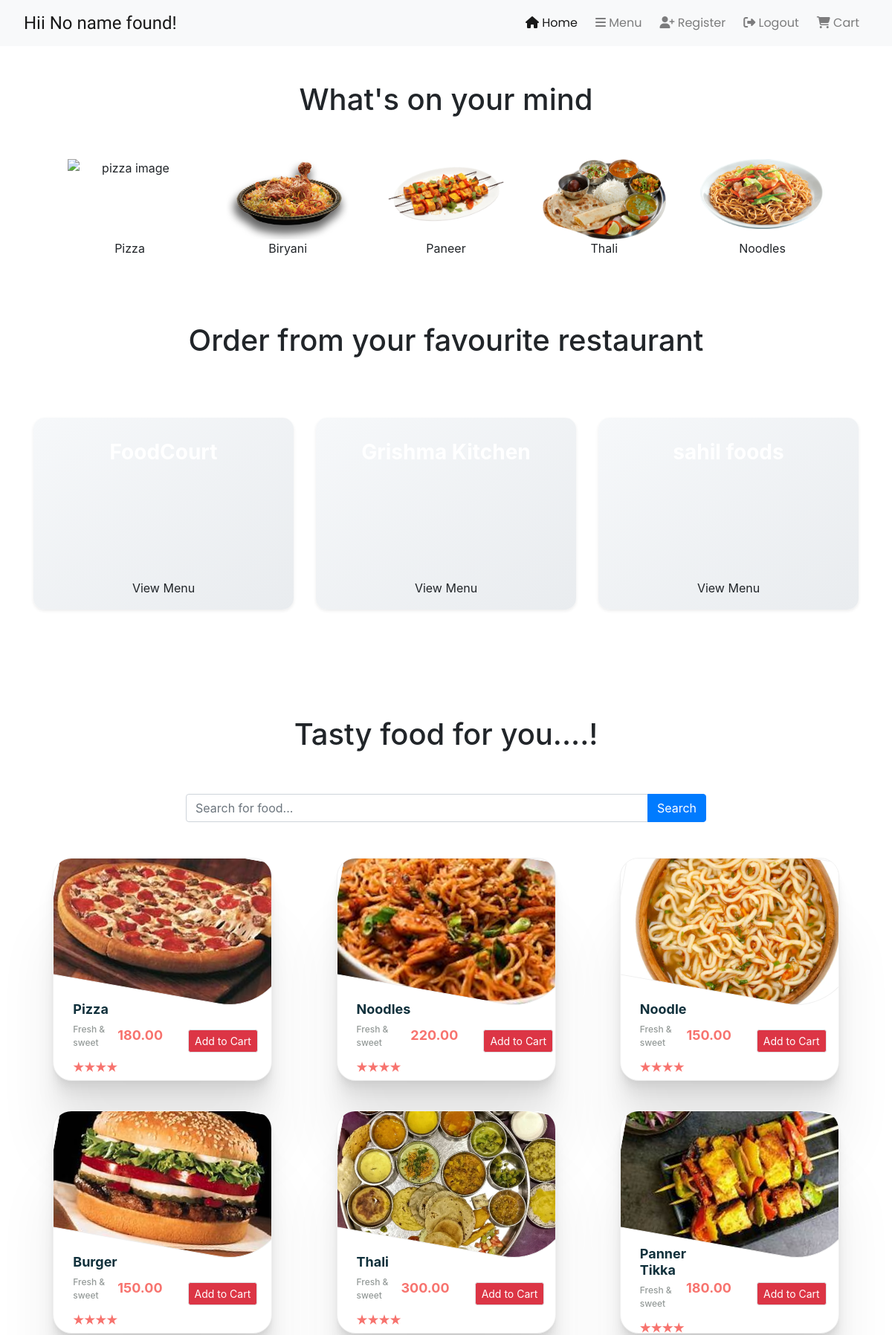
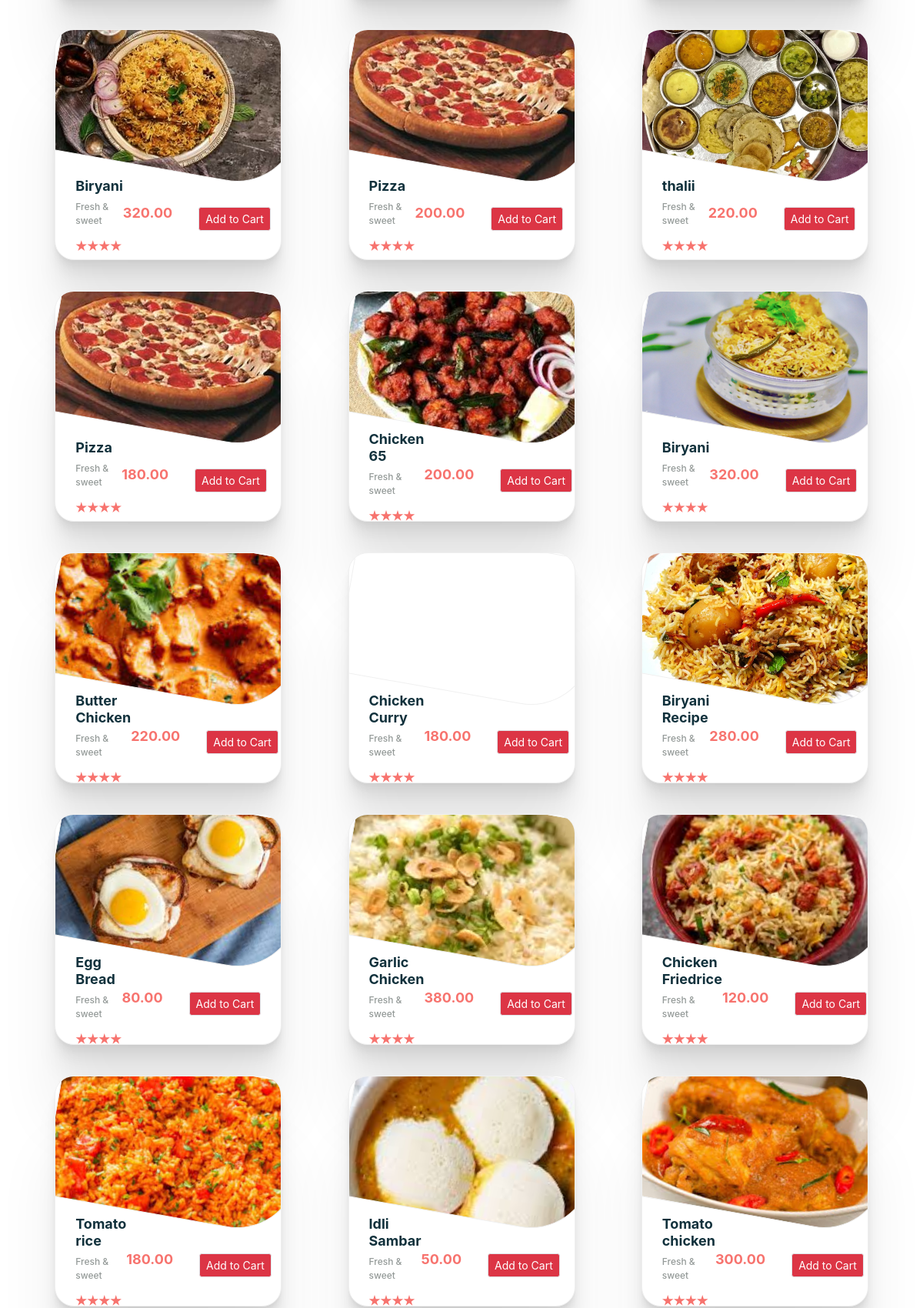
The app's page /menu/ (signed in, upper part) with its own data (2 pictures, top to bottom).
### restaurant/models.py (models this page shows)
class restaurantUser(CustomUser):
    restaurantName = models.CharField(max_length=50)
    address = models.TextField()
    restaurantContact = PhoneNumberField()

class foodItems(models.Model):
    name = models.CharField(max_length=255)
    price = models.DecimalField(max_digits=10, decimal_places=2)
    image = models.ImageField(upload_to='images/')
    restaurantName = models.CharField(max_length=50)

### menu/views.py (the view, shortened to what this page needs)
# urls.py: path('menu/',menuviews.menu,name = 'menu'),
@login_required
def menu(request):
    user = request.user
    query = request.GET.get('q')
    foods = foodItems.objects.all()
    if query:
        foods = foods.filter(Q(name__icontains=query))
    cartEmpty = True
    if hasattr(user, 'customeruser'):
        name = user.customeruser.name
    else:
        name = "No name found"
    if 'cart' not in request.session:
        request.session['cart'] = {}
    list_restaurant = restaurantUser.objects.all()
    return render(request, 'index1.html', {
        'name': name,
        'foodItems': foods,
        'cart': request.session.get('cart', {}),
        'Empty': cartEmpty,
        'restaurant_list': list_restaurant
    })

### menu/templates/index1.html (shortened to what this page needs)
<!DOCTYPE html>
<html>
{% load static %}
<head>
    <link href="https://cdn.jsdelivr.net/npm/bootstrap@5.3.3/dist/css/bootstrap.min.css" rel="stylesheet"
>
    <link rel="stylesheet" href="https://cdn.jsdelivr.net/npm/bootstrap-icons@1.11.1/font/bootstrap-icons.css"
>
    <link rel="stylesheet" href={% static 'style.css' %}>
</head>
<body>
    {% include "header.html" %}
    <div class="container text-center justify-content-center">
        <br>
        <br>
        <h1>What's on your mind</h1>
        <br>
        <br>
        <section id='hehe' class="d-flex justify-content-evenly flex-wrap">
            <div class="main_items">
                <img class="img-fluid" src={% static 'pizza.png' %} alt="pizza image">
                <p>Pizza</p>
            </div>
            <div class="main_items">
                <img class="img-fluid" src={% static 'biryani.png' %} alt="biryani image">
                <p>Biryani</p>
            </div>
            <div class="main_items">
                <img class="img-fluid" src={% static 'paneer.png' %} alt="paneer image">
                <p>Paneer</p>
            </div>
            <div class="main_items">
                <img class="img-fluid" src={% static 'thali.png' %} alt="thali image">
                <p>Thali</p>
            </div>
            <div class="main_items">
                <img class="img-fluid" src={% static 'noodle.png' %} alt="noodle image">
                <p>Noodles</p>
            </div>
        </section>
    </div>
    <div class="container-fluid text-center d-flex justify-content-center flex-wrap py-4 mt-5">
        <h1>Order from your favourite restaurant</h1>
    </div>
    <section class="justify-content-evenly">
        <div class="container my-5">
            <div class="row g-4">
                {% for restaurant in restaurant_list %}
                <div class="col-md-4">
                    <div class="restaurant-card shadow-sm">
                        <video class="restaurant-video" autoplay loop muted>
                            <source src="{% static 'video' %}{{ forloop.counter }}.mp4" type="video/mp4">
                        </video>
                        <div class="restaurant-card-body d-flex flex-row container-fluid justify-content-around align-content-around">
                            <h5 class="restaurant-card-title">{{restaurant.restaurantName}}</h5>
                        </div>
                        <div class="restaurant-card-footer">
                            <a href="#" class="btn w-100">View Menu</a>
                        </div>
                    </div>
                </div>
                {% endfor %}
            </div>
    </section>
    <br>
    <br>
    <div class="container-fluid text-center d-flex justify-content-center flex-wrap py-5">
        <h1>Tasty food for you....!</h1>
    </div>
    <form method="GET" action="{% url 'menu' %}" class="mb-5">
        <div class="input-group custom-search">
            <input type="text" name="q" placeholder="Search for food..." class="form-control"
                value="{{ request.GET.q }}">
            <button type="submit" class="btn btn-primary">Search</button>
        </div>
    </form>
    <section class="cards d-flex justify-content-evenly flex-wrap">
        {% if foodItems is None %}
        <p>Khana Nhi milega</p>
        {% else %}
        {% for food in foodItems %}
        <div class="outer overflow-hidden">
            <div class="inner"
                style="background: url(/media/{{ food.image }}) no-repeat center center/cover; height: 200px;"></div>
            <div class="item d-flex align-items-center">
                <div class="item-details flex-grow-1">
                    <div class="item-name">
                        <h4>{{ food.name }}</h4>
                        <p>Fresh & sweet</p>
                    </div>
                    <div class="rating">
                        <div></div>
                        <div></div>
                        <div></div>
                        <div></div>
                    </div>
                </div>
                <div class="item-price-and-cart d-flex align-items-center">
                    <div class="item-price">
                        <p>{{ food.price }}</p>
                    </div>
                    <form action="#" method="post">
                        <div class="cart ml-4">
                            {% if food.id|stringformat:"s" in cart %}
                            <input type="submit" class="btn btn-success border btn-sm added-to-cart"
                                value="Added to Cart" disabled>
                            {% else %}
                            <input type="submit" class="btn btn-danger border btn-sm" value="Add to Cart">
                            {% endif %}
                        </div>
                    </form>
                </div>
            </div>
        </div>
        {% endfor %}
        {% endif %}
    </section>
</body>
</html>

### menu/templates/header.html (shortened to what this page needs)
<!DOCTYPE html>
{%load static%}
<html lang="en">
<head>
    <link rel="stylesheet" href="https://cdnjs.cloudflare.com/ajax/libs/font-awesome/6.5.2/css/all.min.css" />
    <link rel="stylesheet" href="{% static 'style.css' %}">
    <link rel="stylesheet" href="https://stackpath.bootstrapcdn.com/bootstrap/4.5.2/css/bootstrap.min.css">
</head>
<body>
    <nav class="navbar navbar-expand-lg navbar-light bg-light text-muted position-sticky">
        <a class="navbar-brand px-3"><span style="font-family: 'Poetsen One'; font-weight: 400; font-size: larger;">Hii {{ name }}!</span></a>
        <div class="collapse navbar-collapse justify-content-end px-3" id="navbarSupportedContent" style="font-family: 'Poppins';">
         <ul class="navbar-nav ml-auto">
                <li class="nav-item active px-1">
                    <a class="nav-link" href="/"><i class="fas fa-home"></i> Home <span class="sr-only">(current)</span></a>
                </li>
                <li class="nav-item px-1">
                    <a class="nav-link" href="/menu"><i class="fas fa-bars"></i> Menu</a>
                </li>
                <li class="nav-item px-1">
                    <a class="nav-link" href="{% url 'register' %}"><i class="fas fa-user-plus"></i> Register</a>
                </li>
                <li class="nav-item px-1">
                    <a class="nav-link" href="{% url 'logout' %}"><i class="fas fa-sign-out-alt"></i> Logout</a>
                </li>
                {% if not Empty %}
                <li class="nav-item px-1">
                    <a class="nav-link bg-danger blink_me" href="/cart"><i class="fas fa-shopping-cart"></i> Cart</a>
                </li>
                {% else %}
                <li class="nav-item px-1">
                    <a class="nav-link" href="/cart"><i class="fas fa-shopping-cart"></i> Cart</a>
                </li>
                {% endif %}
            </ul>
        </div>
    </nav>
</body>
</html>

### customer/templates/loader.html (shortened to what this page needs)
{%load static%}

### menu/templates/footer.html (shortened to what this page needs)
{%load static%}

### menu/static/style.css (style rules this page uses)
body { font-family: 'Poppins'; }
.main_items { width: 15%; height: auto; display: flex; flex-direction: column; align-self: stretch; justify-content: space-between; }
p { margin-bottom: 0; }
.outer { width: 295px; height: 300px; border-radius: 25px; background: #fff; border: 1px solid #f0f0f0; box-shadow: 0 3.4px 2.7px rgba(0, 0, 0, 0.022), 0 8.7px 6.9px rgba(0, 0, 0, 0.031), 0 17.7px 14.2px rgba(0, 0, 0, 0.039), 0 36.5px 29.2px rgba(0, 0, 0, 0.048), 0 100px 80px rgba(0, 0, 0, 0.07); overflow: visible; }
.inner { width: 325px; height: 90%; object-fit: cover; border: 1px solid #f0f0f0; border-bottom-right-radius: 80px; transform: translateX(-4px) translateY(-17px) rotate(10deg); }
.item { height: 30%; display: flex; justify-content: space-between; align-items: center; padding: 0 26px; }
.item-name h4 { font-size: 18px; font-weight: bold; color: #11313c; }
.item-name p { font-size: 12px; font-weight: 500; color: #949a98; }
.item-price { display: flex; flex-direction: column; }
.item-price p { font-size: 18px; font-weight: bold; color: #f7736e; text-align: right; }
.rating { display: flex; }
.rating > div { width: 15px; height: 15px; background: #f7736e; clip-path: polygon(50% 0%, 61% 35%, 98% 35%, 68% 57%, 79% 91%, 50% 70%, 21% 91%, 32% 57%, 2% 35%, 39% 35%); }

### menu/templates/index1.html (style rules this page uses)
.item { width: 100%; padding: 10px; }
.item-name { margin-bottom: 5px; }
.rating { margin-bottom: 10px; }
.cart { margin-left: auto; }
.item-price { margin-right: 10px; }
.outer { margin-bottom: 40px; width: calc(25% - 20px); margin-right: 15px; margin-left: 15px; display: inline-block; }
.restaurant-card { border: none; border-radius: 15px; overflow: hidden; transition: transform 0.3s, box-shadow 0.3s; background: linear-gradient(145deg, #f6f8fa, #e9ecef); box-shadow: 4px 4px 10px #d1d9e6, -4px -4px 10px #ffffff; position: relative; }
.restaurant-card:before { content: ''; position: absolute; top: 0; left: 0; width: 100%; height: 100%; z-index: 1; }
.restaurant-video { position: absolute; top: 0; left: 0; width: 100%; height: 200px; object-fit: cover; z-index: 0; }
.restaurant-card-body { padding: 30px; text-align: center; height: 200px; position: relative; z-index: 2; color: #fff; }
.restaurant-card-title { font-size: 1.75rem; margin-bottom: 20px; font-weight: 700; color: #fff; }
.restaurant-card-footer { padding: 15px; background-color: transparent; position: relative; z-index: 2; }
.restaurant-card-footer { font-size: 1rem; padding: 10px 20px; color: transparent; transition: color 0.3s, border-color 0.3s; }
.custom-search { max-width: 700px; margin: 0 auto; }
.custom-search .form-control { border-top-right-radius: 0; border-bottom-right-radius: 0; }
.custom-search .btn { border-top-left-radius: 0; border-bottom-left-radius: 0; }

### records on screen
foodItems: image (picture), name "Pizza", price "180.00"
foodItems: image (picture), name "Noodles", price "220.00"
foodItems: image (picture), name "Noodle", price "150.00"
foodItems: image (picture), name "Burger", price "150.00"
foodItems: image (picture), name "Thali", price "300.00"
foodItems: image (picture), name "Panner Tikka", price "180.00"
foodItems: image (picture), name "Biryani", price "320.00"
foodItems: image (picture), name "Pizza", price "200.00"
foodItems: image (picture), name "thalii", price "220.00"
foodItems: image (picture), name "Pizza", price "180.00"
foodItems: image (picture), name "Chicken 65", price "200.00"
foodItems: image (picture), name "Biryani", price "320.00"
foodItems: image (picture), name "Butter Chicken", price "220.00"
foodItems: name "Chicken Curry", price "180.00"
foodItems: image (picture), name "Biryani Recipe", price "280.00"
foodItems: image (picture), name "Egg Bread", price "80.00"
foodItems: image (picture), name "Garlic Chicken", price "380.00"
foodItems: image (picture), name "Chicken Friedrice", price "120.00"
foodItems: image (picture), name "Tomato rice", price "180.00"
foodItems: image (picture), name "Idli Sambar", price "50.00"
foodItems: image (picture), name "Tomato chicken", price "300.00"

### other values on screen
{{ name }} "No name found"
